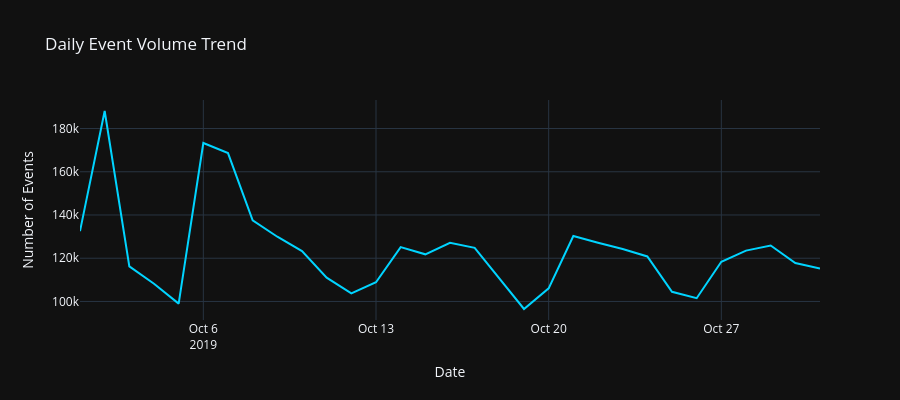

Notebook code for this chart:
### Code cell
# %% [markdown]
# ### 2. UNIVARIATE ANALYSIS

# %% [markdown]
# #### 2.1 Event Volume Over Time

# %%
# Daily event trend
fig = px.line(daily, x='date', y='total_events',
              title='Daily Event Volume Trend',
              labels={'total_events': 'Number of Events', 'date': 'Date'})

fig.update_traces(line_color='#00d4ff', line_width=2)
fig.update_layout(template='plotly_dark', height=400)
fig.show()

### Figure 1 — Plotly figure (JSON) as saved in the notebook; plotly's stock layout.template omitted (floating-point values rounded to 4 significant figures)
{"data": [{"hovertemplate": "Date=%{x}<br>Number of Events=%{y}<extra></extra>", "legendgroup": "", "line": {"color": "#00d4ff", "dash": "solid", "width": 2}, "marker": {"symbol": "circle"}, "mode": "lines", "name": "", "orientation": "v", "showlegend": false, "type": "scatter", "x": ["2019-10-01T00:00:00", "2019-10-02T00:00:00", "2019-10-03T00:00:00", "2019-10-04T00:00:00", "2019-10-05T00:00:00", "2019-10-06T00:00:00", "2019-10-07T00:00:00", "2019-10-08T00:00:00", "2019-10-09T00:00:00", "2019-10-10T00:00:00", "2019-10-11T00:00:00", "2019-10-12T00:00:00", "2019-10-13T00:00:00", "2019-10-14T00:00:00", "2019-10-15T00:00:00", "2019-10-16T00:00:00", "2019-10-17T00:00:00", "2019-10-18T00:00:00", "2019-10-19T00:00:00", "2019-10-20T00:00:00", "2019-10-21T00:00:00", "2019-10-22T00:00:00", "2019-10-23T00:00:00", "2019-10-24T00:00:00", "2019-10-25T00:00:00", "2019-10-26T00:00:00", "2019-10-27T00:00:00", "2019-10-28T00:00:00", "2019-10-29T00:00:00", "2019-10-30T00:00:00", "2019-10-31T00:00:00"], "xaxis": "x", "y": [132534, 188101, 116247, 108172, 99011, 173299, 168631, 137515, 129953, 123340, 110990, 103720, 108885, 125147, 121803, 127107, 124832, 110446, 96518, 106073, 130278, 127201, 124232, 120814, 104472, 101509, 118352, 123529, 125868, 117765, 115245], "yaxis": "y"}], "layout": {"height": 400, "legend": {"tracegroupgap": 0}, "title": {"text": "Daily Event Volume Trend"}, "xaxis": {"anchor": "y", "domain": [0, 1], "title": {"text": "Date"}}, "yaxis": {"anchor": "x", "domain": [0, 1], "title": {"text": "Number of Events"}}}}
